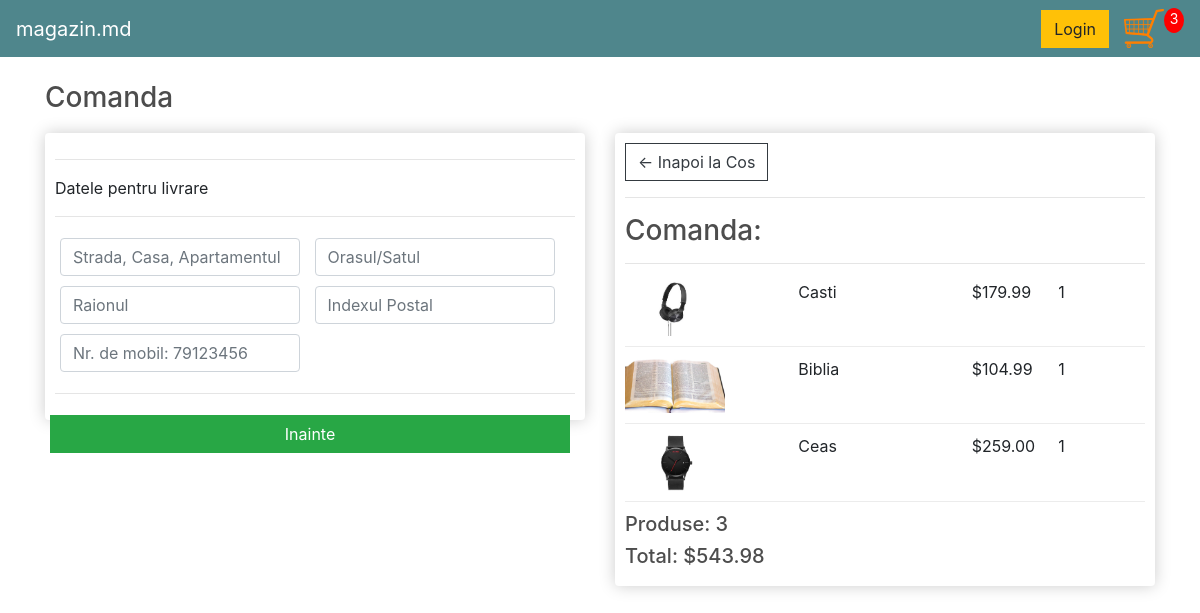
/checkout/ (signed in), run on an earlier commit of the app's database.
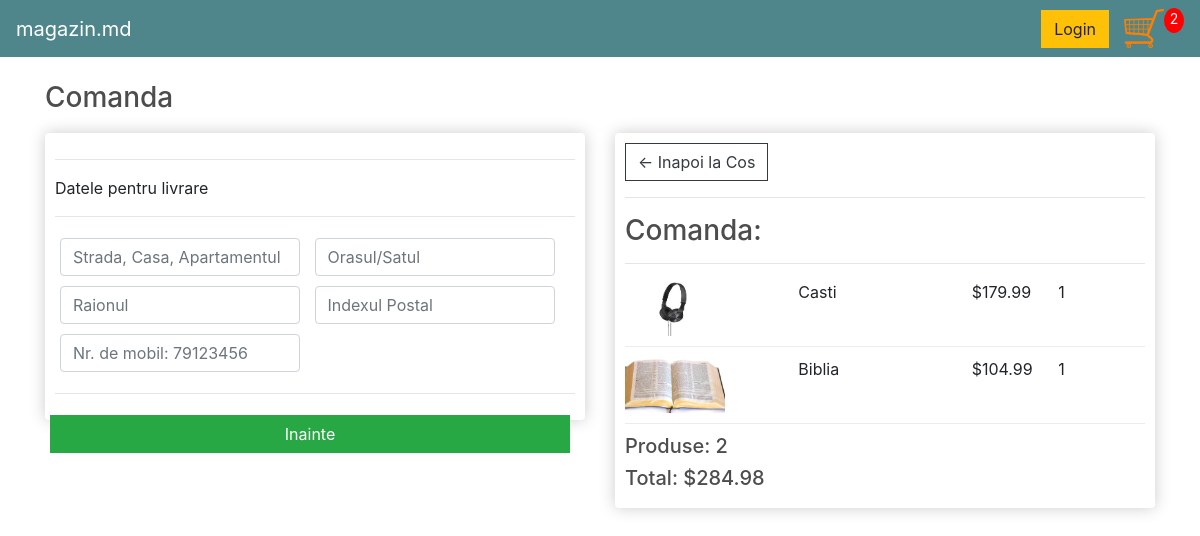
And on a later commit of the database.
### store/models.py (models this page shows, shortened)
class OrderItem(models.Model):
    product = models.ForeignKey(Product, on_delete=models.SET_NULL, null=True)
    order = models.ForeignKey(Order, on_delete=models.SET_NULL, null=True)
    quantity = models.IntegerField(default=0, null=True, blank=True)
    date_added = models.DateTimeField(auto_now_add=True)
    @property
    def get_total(self):
        total = self.product.price * self.quantity
        return total

class Product(models.Model):
    name = models.CharField(max_length=200, null=True)
    price = models.FloatField()
    digital = models.BooleanField(default=False, null=True, blank=True)
    image = models.ImageField(null=True, blank=True)
    @property
    def imageURL(self):
        try:
            url = self.image.url
        except:
            url = ''
        return url

class Order(models.Model):
    customer = models.ForeignKey(Customer, on_delete=models.SET_NULL, null=True, blank=True)
    date_ordered = models.DateTimeField(auto_now_add=True)
    complete = models.BooleanField(default=False)
    transaction_id = models.CharField(max_length=100, null=True)
    @property
    def shipping(self):
        shipping = False
        orderitems = self.orderitem_set.all()
        for i in orderitems:
            if i.product.digital == False:
                shipping = True
        return shipping
    @property
    def get_cart_total(self):
        orderitems = self.orderitem_set.all()
        total = sum([item.get_total for item in orderitems])
        return total
    @property
    def get_cart_items(self):
        orderitems = self.orderitem_set.all()
        total = sum([item.quantity for item in orderitems])
        return total

### store/views.py (the view)
# urls.py: path('checkout/', views.checkout, name="checkout"),
def checkout(request):
    data = cartData(request)
    cartItems = data['cartItems']
    order = data['order']
    items = data['items']
    context = {'items': items, 'order': order, 'cartItems': cartItems}
    return render(request, 'store/checkout.html', context)

### store/utils.py (called while the page is built)
def cartData(request):
    if request.user.is_authenticated:
        customer = request.user.customer
        order, created = Order.objects.get_or_create(customer=customer, complete=False)
        items = order.orderitem_set.all()
        cartItems = order.get_cart_items
    else:
        cookieData = cookieCart(request)
        cartItems = cookieData['cartItems']
        order = cookieData['order']
        items = cookieData['items']
    return {'cartItems':cartItems ,'order':order, 'items':items}

### store/templates/store/checkout.html (shortened to what this page needs)
{% extends "store/main.html" %}
{% load static %}
{% block content %}
<h3>Comanda</h3>
<div class="row">
  <div class="col-lg-6">
    <div class="box-element" id="form-wrapper">
      <form id="form">
        <div id="shipping-info">
          <hr>
          <p>Datele pentru livrare</p>
          <hr>
          <div class="form-field">
            <input class="form-control" type="text" name="address" placeholder="Strada, Casa, Apartamentul">
          </div>
          <div class="form-field">
            <input class="form-control" type="text" name="city" placeholder="Orasul/Satul">
          </div>
          <div class="form-field">
            <input class="form-control" type="text" name="state" placeholder="Raionul">
          </div>
          <div class="form-field">
            <input class="form-control" type="text" name="zipcode" placeholder="Indexul Postal">
          </div>
          <div class="form-field">
            <input required class="form-control" type="tel" name="phone"
                   placeholder="Nr. de mobil: 79123456" pattern="[0-9]{8}">
          </div>
        </div>
        <hr />
        <input id="form-button" type="submit" class="btn btn-success btn-block" value="Inainte">
      </form>
    </div>
  </div>
  <div class="col-lg-6">
    <div class="box-element">
      <a class="btn btn-outline-dark" href="{% url 'cart' %}">
        &#x2190; Inapoi la Cos
      </a>
      <hr>
      <h3>Comanda:</h3>
      <hr>
      {% for item in items %}
      <div class="cart-row">
        <div style="flex: 2;"><img class="row-image" src="{{ item.product.imageURL }}"></div>
        <div style="flex: 2;">{{ item.product.name }}</div>
        <div style="flex: 1;">${{ item.product.price|floatformat:2 }}</div>
        <div style="flex: 1;">{{ item.quantity }}</div>
      </div>
      {% endfor %}
      <h5>Produse: {{ order.get_cart_items }}</h5>
      <h5>Total: ${{ order.get_cart_total|floatformat:2 }}</h5>
    </div>
  </div>
</div>
{% endblock %}

### store/templates/store/main.html (shortened to what this page needs)
<!DOCTYPE html>
{% load static %}
<html>
  <head>
    <link rel="stylesheet" href="https://stackpath.bootstrapcdn.com/bootstrap/4.4.1/css/bootstrap.min.css"
 />
    <link rel="stylesheet" type="text/css" href="{% static 'css/main.css' %}" />
  </head>
  <body>
    <nav class="navbar navbar-expand-lg navbar-dark bg-dark">
      <a class="navbar-brand" href="{% url 'store' %}">magazin.md</a>
      <div class="collapse navbar-collapse" id="navbarSupportedContent">
        <div class="form-inline my-2 my-lg-0">
          <a href="#" class="btn btn-warning">Login</a>
          <a href="{% url 'cart' %}">
            <img id="cart-icon" src="{% static 'images/cart.png' %}" />
          </a>
          <p id="cart-total">{{cartItems}}</p>
        </div>
      </div>
    </nav>
    <div class="container">
      <br />
      {% block content %}
      {% endblock content %}
    </div>
  </body>
</html>

### static/css/main.css (style rules this page uses)
body { background-color: white; }
h1, h2, h3, h4, h5, h6 { color: hsl(0, 0%, 30%); }
.box-element { box-shadow: hsl(0, 0%, 80%) 0 0 16px; background-color: #fff; border-radius: 4px; padding: 10px; }
.navbar { padding: 10 20px; }
.bg-dark { background-color: #4f868c !important; }
#cart-icon { width: 40px; display: inline-block; margin-left: 15px; }
#cart-total { display: block; text-align: center; color: #fff; background-color: red; width: 20px; height: 25px; border-radius: 50%; font-size: 14px; }
.col-lg-4, .col-lg-6, .col-lg-8, .col-lg-12 { margin-top: 10px; }
.btn { border-radius: 0; }
.btn-success { float: right; margin: 5px; }
.row-image { width: 100px; }
.form-field { width: 250px; display: inline-block; padding: 5px; }
.cart-row { display: flex; align-items: flex-stretch; padding-bottom: 10px; margin-bottom: 10px; border-bottom: 1px solid #ececec; }

What changed in the data, as far as the page shows it:
no longer on this page (row edited): OrderItem: product.imageURL (picture), product.name "Ceas", product.price "259.00", quantity "1"
removed Order: get_cart_items "3", get_cart_total "543.98"
added Order: get_cart_items "2", get_cart_total "284.98"
Also different on the page:
{{ cartItems }}: "3" → "2"
